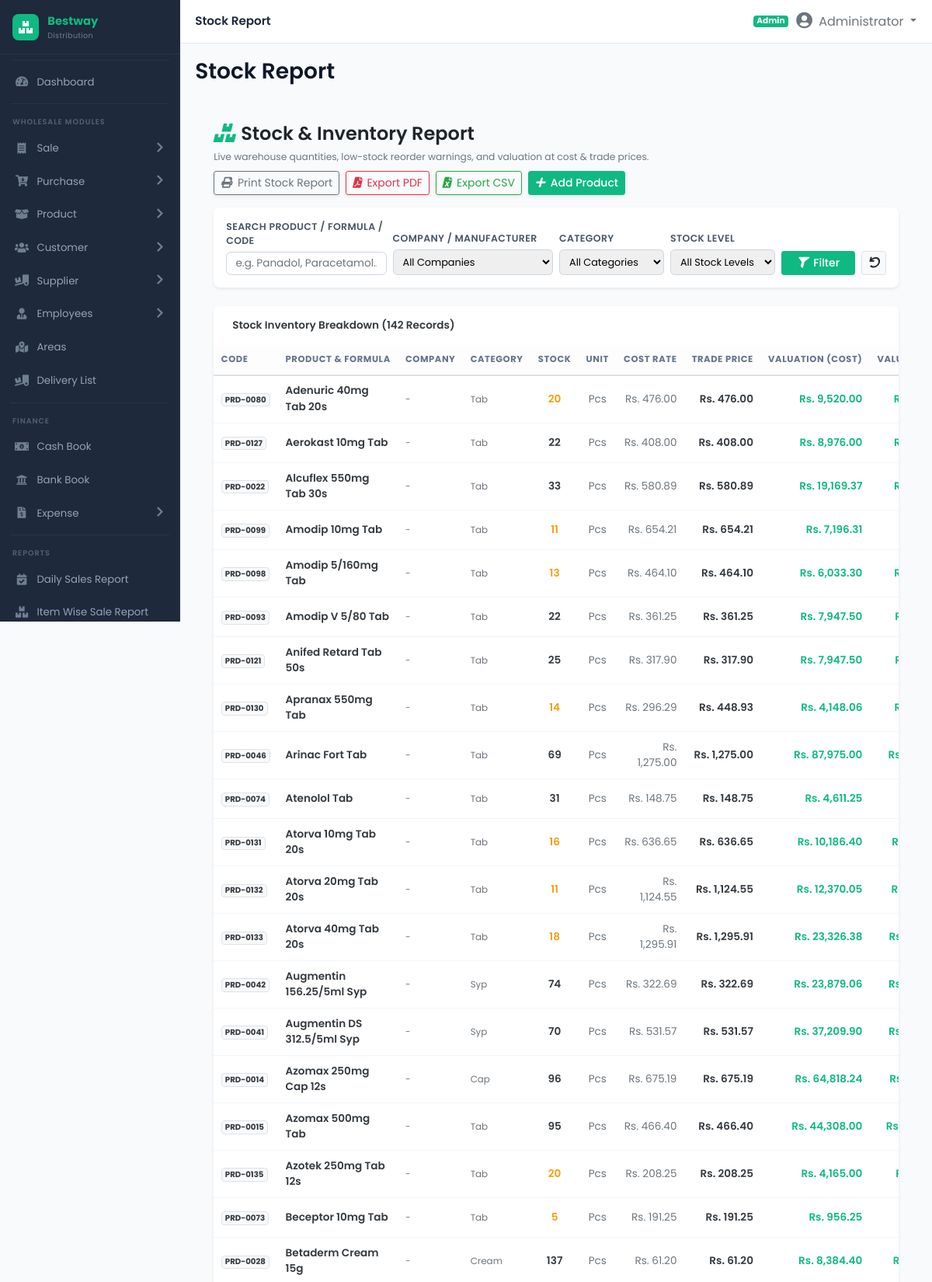
Screenshot of /modules/reports/stock_report.php (signed in, upper part) with the database file from the repository.
### tables this page shows
CREATE TABLE IF NOT EXISTS `products` (
  `id` INT AUTO_INCREMENT PRIMARY KEY,
  `product_code` VARCHAR(50) UNIQUE NULL,
  `barcode` VARCHAR(100) UNIQUE NULL,
  `name` VARCHAR(200) NOT NULL,
  `generic_name` VARCHAR(200) NULL,
  `company_id` INT NULL,
  `category_id` INT NULL,
  `unit_id` INT NULL,
  `pack_size` VARCHAR(50) NULL,
  `packs_per_box` INT DEFAULT 1,
  `tablets_per_pack` INT DEFAULT 10,
  `total_tablets_per_box` INT DEFAULT 10,
  `stock_unit` VARCHAR(50) DEFAULT 'Pack',
  `purchase_price` DECIMAL(12,2) DEFAULT 0.00,
  `trade_price` DECIMAL(12,2) DEFAULT 0.00,
  `retail_price` DECIMAL(12,2) DEFAULT 0.00,
  `wholesale_price` DECIMAL(12,2) DEFAULT 0.00,
  `discount_percent` DECIMAL(5,2) DEFAULT 0.00,
  `max_discount_percent` DECIMAL(5,2) DEFAULT 0.00,
  `reorder_level` INT DEFAULT 10,
  `opening_stock` INT DEFAULT 0,
  `current_stock` INT DEFAULT 0,
  `location_rack` VARCHAR(50) NULL,
  `requires_prescription` TINYINT(1) DEFAULT 0,
  `cold_chain` TINYINT(1) DEFAULT 0,
  `status` ENUM('Active', 'Inactive') DEFAULT 'Active',
  INDEX (`product_code`),
  INDEX (`name`),
  INDEX (`company_id`),
  INDEX (`category_id`),
  INDEX (`unit_id`),
  INDEX (`status`)
);

CREATE TABLE IF NOT EXISTS `categories` (
  `id` INT AUTO_INCREMENT PRIMARY KEY,
  `name` VARCHAR(100) NOT NULL,
  `code` VARCHAR(50) UNIQUE NULL,
  `description` TEXT NULL,
  `status` ENUM('Active', 'Inactive') DEFAULT 'Active',
  INDEX (`name`),
  INDEX (`status`)
);

### modules/reports/stock_report.php (the view, shortened to what this page needs)
<?php
require_once __DIR__ . '/../../includes/header.php';
$search = isset($_GET['search']) ? trim($_GET['search']) : '';
$where = ["1=1"];
$params = [];
$where_sql = implode(" AND ", $where);
$stmt_list = $pdo->prepare("SELECT
    p.id, p.product_code, p.barcode, p.name, p.generic_name,
    p.current_stock, p.reorder_level, p.stock_unit,
    p.purchase_price, p.trade_price, p.retail_price,
    c.name as company_name,
    cat.name as category_name
FROM products p
LEFT JOIN companies c ON p.company_id = c.id
LEFT JOIN categories cat ON p.category_id = cat.id
WHERE {$where_sql}
ORDER BY p.name ASC");
$stmt_list->execute($params);
$products = $stmt_list->fetchAll(PDO::FETCH_ASSOC);
?>
<div class="content-wrapper p-3 p-md-4">
<?php
$report_filename    = "stock_report_" . date('Ymd');
?>
    <div class="d-flex flex-wrap justify-content-between align-items-center mb-3 gap-2 d-print-none">
        <div>
            <h4 class="fw-bold mb-1"><i class="fa-solid fa-boxes text-primary me-2"></i>Stock & Inventory Report</h4>
            <span class="text-muted small">Live warehouse quantities, low-stock reorder warnings, and valuation at cost & trade prices.</span>
        </div>
        <div class="d-flex gap-2">
            <button onclick="window.print()" class="btn btn-outline-secondary btn-sm shadow-sm">
                <i class="fa-solid fa-print me-1"></i> Print Stock Report
            </button>
            <button onclick="exportReportToPDF('#printableReportArea', '<?php echo $report_filename; ?>', 'landscape')" class="btn btn-outline-danger btn-sm shadow-sm">
                <i class="fa-solid fa-file-pdf me-1"></i> Export PDF
            </button>
            <button onclick="exportTableToCSV('stock_report_<?php echo date('Ymd'); ?>.csv')" class="btn btn-outline-success btn-sm shadow-sm">
                <i class="fa-solid fa-file-excel me-1"></i> Export CSV
            </button>
            <a href="<?php echo BASE_URL; ?>modules/product/add_product.php" class="btn btn-primary btn-sm shadow-sm">
                <i class="fa-solid fa-plus me-1"></i> Add Product
            </a>
        </div>
    </div>
    <div id="printableReportArea">
    <div class="card border-0 shadow-sm mb-4 d-print-none">
        <div class="card-body p-3">
            <form method="GET" class="row g-2 align-items-end" id="filterForm">
                <div class="col-md-3 col-sm-6">
                    <label class="form-label small fw-semibold mb-1">Search Product / Formula / Code</label>
                    <input type="text" name="search" class="form-control form-control-sm" placeholder="e.g. Panadol, Paracetamol..." value="<?php echo htmlspecialchars($search); ?>">
                </div>
                <div class="col-md-3 col-sm-6">
                    <label class="form-label small fw-semibold mb-1">Company / Manufacturer</label>
                    <select name="company_id" class="form-select form-select-sm">
                        <option value="0">All Companies</option>
                    </select>
                </div>
                <div class="col-md-2 col-sm-6">
                    <label class="form-label small fw-semibold mb-1">Category</label>
                    <select name="category_id" class="form-select form-select-sm">
                        <option value="0">All Categories</option>
                    </select>
                </div>
                <div class="col-md-2 col-sm-6">
                    <label class="form-label small fw-semibold mb-1">Stock Level</label>
                    <select name="stock_status" class="form-select form-select-sm">
                        <option value="">All Stock Levels</option>
                    </select>
                </div>
                <div class="col-md-2 col-sm-6 d-flex gap-2">
                    <button type="submit" class="btn btn-primary btn-sm flex-fill">
                        <i class="fa-solid fa-filter me-1"></i> Filter
                    </button>
                    <a href="stock_report.php" class="btn btn-light btn-sm border" title="Reset Filters">
                        <i class="fa-solid fa-undo"></i>
                    </a>
                </div>
            </form>
        </div>
    </div>
    <div class="card border-0 shadow-sm">
        <div class="card-header bg-white py-3 border-0 d-flex justify-content-between align-items-center">
            <h6 class="fw-bold mb-0 text-dark">
                <i class="fa-solid fa-list-check text-primary me-2"></i>Stock Inventory Breakdown (<?php echo count($products); ?> Records)
            </h6>
        </div>
        <div class="table-responsive">
            <table class="table table-hover align-middle mb-0" id="stockTable">
                <thead class="table-light">
                    <tr class="text-muted small text-uppercase">
                        <th>Code</th>
                        <th>Product & Formula</th>
                        <th>Company</th>
                        <th>Category</th>
                        <th class="text-center">Stock</th>
                        <th class="text-center">Unit</th>
                        <th class="text-end">Cost Rate</th>
                        <th class="text-end">Trade Price</th>
                        <th class="text-end">Valuation (Cost)</th>
                        <th class="text-end">Valuation (TP)</th>
                    </tr>
                </thead>
                <tbody>
                    <?php if (!empty($products)): ?>
                        <?php foreach ($products as $row):
                            $stk = (float)$row['current_stock'];
                            $reorder = (float)$row['reorder_level'];
                            $cost_r = (float)$row['purchase_price'];
                            $tp_r = (float)$row['trade_price'];
                            $val_cost = $stk * $cost_r;
                            $val_tp = $stk * $tp_r;
                        ?>
                            <tr>
                                <td>
                                    <span class="badge bg-light text-dark border"><?php echo htmlspecialchars($row['product_code'] ?: 'P-'.$row['id']); ?></span>
                                </td>
                                <td>
                                    <div class="fw-bold text-dark"><?php echo htmlspecialchars($row['name']); ?></div>
                                </td>
                                <td><small class="text-muted"><?php echo htmlspecialchars($row['company_name'] ?: '-'); ?></small></td>
                                <td><small class="text-muted"><?php echo htmlspecialchars($row['category_name'] ?: '-'); ?></small></td>
                                <td class="text-center">
                                    <span class="fw-bold <?php echo ($stk <= 0) ? 'text-danger' : (($stk <= $reorder) ? 'text-warning' : 'text-dark'); ?>">
                                        <?php echo number_format($stk); ?>
                                    </span>
                                </td>
                                <td class="text-center text-muted small"><?php echo htmlspecialchars($row['stock_unit'] ?: 'Pack'); ?></td>
                                <td class="text-end text-muted">Rs. <?php echo number_format($cost_r, 2); ?></td>
                                <td class="text-end text-dark fw-semibold">Rs. <?php echo number_format($tp_r, 2); ?></td>
                                <td class="text-end text-success fw-semibold">Rs. <?php echo number_format($val_cost, 2); ?></td>
                                <td class="text-end text-primary fw-bold">Rs. <?php echo number_format($val_tp, 2); ?></td>
                            </tr>
                        <?php endforeach; ?>
                    <?php endif; ?>
                </tbody>
            </table>
        </div>
    </div>
    </div>
</div>
<?php require_once __DIR__ . '/../../includes/footer.php'; ?>

### assets/css/style.css (style rules this page uses)
:root { --sidebar-bg: #1e293b; --sidebar-hover: #334155; --sidebar-active: #10b981; --sidebar-active-bg: rgba(16, 185, 129, 0.12); --sidebar-text: #94a3b8; --sidebar-text-hover: #ffffff; --sidebar-width: 232px; --primary: #10b981; --primary-dark: #059669; --secondary: #6366f1; --success: #10b981; --info: #0ea5e9; --warning: #f59e0b; --danger: #ef4444; --body-bg: #f8fafc; --card-bg: #ffffff; --card-shadow: 0 1px 2px rgba(0,0,0,0.05), 0 1px 3px rgba(0,0,0,0.08); --topbar-height: 56px; --sidebar-radius: 10px; }
* { margin: 0; padding: 0; box-sizing: border-box; }
body { font-family: 'Poppins', 'Inter', 'Segoe UI', system-ui, -apple-system, sans-serif; background: var(--body-bg); overflow-x: hidden; font-size: 14px; }
.card { border: 1px solid #e2e8f0; box-shadow: var(--card-shadow); border-radius: 0.5rem; background: var(--card-bg); }
.card-header { background: #fff; border-bottom: 1px solid #e2e8f0; padding: 0.75rem 1rem; font-weight: 600; border-radius: 0.5rem 0.5rem 0 0 !important; }
.card-header h6 { font-size: 0.85rem; margin: 0; }
.text-primary { color: var(--primary) !important; }
.text-success { color: var(--success) !important; }
.text-warning { color: var(--warning) !important; }
.btn-primary { background: var(--primary); border-color: var(--primary); color: #fff; font-weight: 500; }
.table { margin-bottom: 0; }
.table th { font-size: 0.72rem; font-weight: 700; text-transform: uppercase; letter-spacing: 0.05em; color: #64748b; border-top: none; border-bottom: 2px solid #e2e8f0; white-space: nowrap; padding: 0.65rem 0.6rem; }
.table td { vertical-align: middle; font-size: 0.85rem; padding: 0.6rem 0.6rem; border-color: #f1f5f9; }
.table tbody tr { transition: background 0.15s; }
.form-label { font-weight: 600; font-size: 0.78rem; color: #475569; margin-bottom: 0.2rem; text-transform: uppercase; letter-spacing: 0.03em; }
.form-control, .form-select { border-radius: 0.4rem; border-color: #cbd5e1; font-size: 0.85rem; padding: 0.5rem 0.7rem; transition: border-color 0.2s, box-shadow 0.2s; }
select.form-control, select.form-select { height: auto; padding-top: 0.4rem; padding-bottom: 0.4rem; }
.text-end { text-align: right !important; }
.fw-bold { font-weight: 600 !important; }
.fw-semibold { font-weight: 600 !important; }
.me-1 { margin-right: 0.25rem !important; }
.me-2 { margin-right: 0.5rem !important; }
.gap-2 { gap: 0.5rem !important; }
.form-select { display: block; width: 100%; }
.form-select-sm { padding: 0.2rem 0.5rem; font-size: 0.8rem; border-radius: 0.35rem; }
.fa-solid, .fa-regular { font-family: "Font Awesome 5 Free"; }
.fa-solid { font-weight: 900; }
.row.g-2 { margin-left: -0.25rem; margin-right: -0.25rem; }
.row.g-2 > .col, .row.g-2 > [class*="col-"] { padding-left: 0.25rem; padding-right: 0.25rem; }
.fa-solid { font-family: "Font Awesome 5 Free" !important; font-weight: 900 !important; }

### rows the page displays
products: product_code "PRD-0080", name "Adenuric 40mg Tab 20s", company_name "-", category.name "Tab", current_stock "20", stock_unit "Pcs", purchase_price "476.00", trade_price "476.00", val_cost "9,520.00"
products: product_code "PRD-0127", name "Aerokast 10mg Tab", company_name "-", category.name "Tab", current_stock "22", stock_unit "Pcs", purchase_price "408.00", trade_price "408.00", val_cost "8,976.00"
products: product_code "PRD-0022", name "Alcuflex 550mg Tab 30s", company_name "-", category.name "Tab", current_stock "33", stock_unit "Pcs", purchase_price "580.89", trade_price "580.89", val_cost "19,169.37"
products: product_code "PRD-0099", name "Amodip 10mg Tab", company_name "-", category.name "Tab", current_stock "11", stock_unit "Pcs", purchase_price "654.21", trade_price "654.21", val_cost "7,196.31"
products: product_code "PRD-0098", name "Amodip 5/160mg Tab", company_name "-", category.name "Tab", current_stock "13", stock_unit "Pcs", purchase_price "464.10", trade_price "464.10", val_cost "6,033.30"
products: product_code "PRD-0093", name "Amodip V 5/80 Tab", company_name "-", category.name "Tab", current_stock "22", stock_unit "Pcs", purchase_price "361.25", trade_price "361.25", val_cost "7,947.50"
products: product_code "PRD-0121", name "Anifed Retard Tab 50s", company_name "-", category.name "Tab", current_stock "25", stock_unit "Pcs", purchase_price "317.90", trade_price "317.90", val_cost "7,947.50"
products: product_code "PRD-0130", name "Apranax 550mg Tab", company_name "-", category.name "Tab", current_stock "14", stock_unit "Pcs", purchase_price "296.29", trade_price "448.93", val_cost "4,148.06"
products: product_code "PRD-0046", name "Arinac Fort Tab", company_name "-", category.name "Tab", current_stock "69", stock_unit "Pcs", purchase_price "1,275.00", trade_price "1,275.00", val_cost "87,975.00"
products: product_code "PRD-0074", name "Atenolol Tab", company_name "-", category.name "Tab", current_stock "31", stock_unit "Pcs", purchase_price "148.75", trade_price "148.75", val_cost "4,611.25"
products: product_code "PRD-0131", name "Atorva 10mg Tab 20s", company_name "-", category.name "Tab", current_stock "16", stock_unit "Pcs", purchase_price "636.65", trade_price "636.65", val_cost "10,186.40"
products: product_code "PRD-0132", name "Atorva 20mg Tab 20s", company_name "-", category.name "Tab", current_stock "11", stock_unit "Pcs", purchase_price "1,124.55", trade_price "1,124.55", val_cost "12,370.05"
products: product_code "PRD-0133", name "Atorva 40mg Tab 20s", company_name "-", category.name "Tab", current_stock "18", stock_unit "Pcs", purchase_price "1,295.91", trade_price "1,295.91", val_cost "23,326.38"
products: product_code "PRD-0042", name "Augmentin 156.25/5ml Syp", company_name "-", category.name "Syp", current_stock "74", stock_unit "Pcs", purchase_price "322.69", trade_price "322.69", val_cost "23,879.06"
products: product_code "PRD-0041", name "Augmentin DS 312.5/5ml Syp", company_name "-", category.name "Syp", current_stock "70", stock_unit "Pcs", purchase_price "531.57", trade_price "531.57", val_cost "37,209.90"
products: product_code "PRD-0014", name "Azomax 250mg Cap 12s", company_name "-", category.name "Cap", current_stock "96", stock_unit "Pcs", purchase_price "675.19", trade_price "675.19", val_cost "64,818.24"
products: product_code "PRD-0015", name "Azomax 500mg Tab", company_name "-", category.name "Tab", current_stock "95", stock_unit "Pcs", purchase_price "466.40", trade_price "466.40", val_cost "44,308.00"
products: product_code "PRD-0135", name "Azotek 250mg Tab 12s", company_name "-", category.name "Tab", current_stock "20", stock_unit "Pcs", purchase_price "208.25", trade_price "208.25", val_cost "4,165.00"
products: product_code "PRD-0073", name "Beceptor 10mg Tab", company_name "-", category.name "Tab", current_stock "5", stock_unit "Pcs", purchase_price "191.25", trade_price "191.25", val_cost "956.25"
products: product_code "PRD-0028", name "Betaderm Cream 15g", company_name "-", category.name "Cream", current_stock "137", stock_unit "Pcs", purchase_price "61.20", trade_price "61.20", val_cost "8,384.40"

### other values shown
$page_title "Stock Report"
roleLabel($_SESSION['user_role'] ?? 'Admin') "Admin"
$_SESSION['user_fullname'] "Administrator"
count($products) "142"
